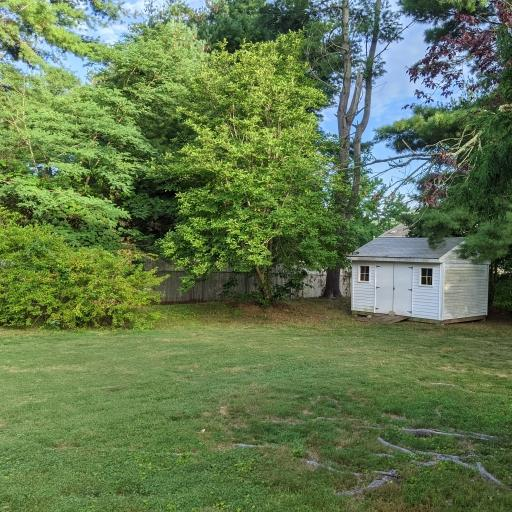
#> input picture Project1/outputs/A.jpg, 512 x 512 px
$ python main.py
#> lines starting #> are read from the running program, lines starting #| are printed output that depends on the picture; after the words box and inside, x2 and y2 are one past the last pixel; in counts of white or black regions, pixels touching at a corner belong together
# main.py
# project 1: Accept any input image
# explicit pixel operations: channel split, grayscale, histogram, binary threshold, edges, pyramid

import os, sys, math
from typing import Tuple, List
import numpy as np
from PIL import Image
import matplotlib.pyplot as plt

# helpers
def ensure_dir(d: str):
    if not os.path.isdir(d):
        os.makedirs(d, exist_ok=True)

def load_rgb_512(path: str) -> np.ndarray:
    """Load image as RGB and force 512x512."""
    img = Image.open(path).convert("RGB")
    img = img.resize((512, 512))
    return np.array(img, dtype=np.uint8)

def save_and_show_gray(arr: np.ndarray, title: str, outpath: str):
    plt.figure()
    plt.imshow(arr, cmap="gray", vmin=0, vmax=255)
    plt.title(title)
    plt.axis("off")
    plt.tight_layout()
    plt.show()
    Image.fromarray(arr).save(outpath, format="JPEG")
    plt.close()

def save_and_show_rgb(arr: np.ndarray, title: str, outpath: str):
    plt.figure()
    plt.imshow(arr)
    plt.title(title)
    plt.axis("off")
    plt.tight_layout()
    plt.show()
    Image.fromarray(arr).save(outpath, format="JPEG")
    plt.close()


def histogram_256_by_scan(img_u8: np.ndarray) -> List[int]:
    h, w = img_u8.shape
    hist = [0]*256
    for m in range(h):
        for n in range(w):
            hist[int(img_u8[m, n])] += 1
    return hist

def show_hist(hist: List[int], title: str, outpath: str):
    plt.figure()
    plt.bar(range(256), hist)
    plt.title(title)
    plt.xlabel("Brightness (0..255)")
    plt.ylabel("Count")
    plt.tight_layout()
    plt.savefig(outpath.replace(".png", ".jpg"), format="jpeg")
    plt.show()
    plt.close()

# -- Required Parts --
def split_channels_gray(A_rgb: np.ndarray) -> Tuple[np.ndarray, np.ndarray, np.ndarray]:
    """Return R, G, B as 2D grayscale arrays (uint8)."""
    R = A_rgb[:, :, 0].astype(np.uint8)
    G = A_rgb[:, :, 1].astype(np.uint8)
    B = A_rgb[:, :, 2].astype(np.uint8)
    return R, G, B

def colorize_single_channel(R: np.ndarray, G: np.ndarray, B: np.ndarray) -> Tuple[np.ndarray, np.ndarray, np.ndarray]:
    """
    Create RGB images where only one channel is present (others zero).
    Returns (R_rgb, G_rgb, B_rgb) each as HxWx3 uint8.
    """
    h, w = R.shape
    zeros = np.zeros((h, w), dtype=np.uint8)

    R_rgb = np.stack([R, zeros, zeros], axis=2)
    G_rgb = np.stack([zeros, G, zeros], axis=2)
    B_rgb = np.stack([zeros, zeros, B], axis=2)
    return R_rgb, G_rgb, B_rgb

def grayscale_average(R: np.ndarray, G: np.ndarray, B: np.ndarray) -> np.ndarray:
    h, w = R.shape
    AG = np.zeros((h, w), dtype=np.uint8)
    for m in range(h):
        for n in range(w):
            AG[m, n] = (int(R[m, n]) + int(G[m, n]) + int(B[m, n])) // 3
    return AG

def threshold_binary(AG: np.ndarray, TB: int) -> np.ndarray:
    h, w = AG.shape
    AB = np.zeros((h, w), dtype=np.uint8)
    for m in range(h):
        for n in range(w):
            AB[m, n] = 0 if int(AG[m, n]) < TB else 255
    return AB

def simple_edges(AG: np.ndarray, TE: int) -> np.ndarray:
    h, w = AG.shape
    AE = np.zeros((h, w), dtype=np.uint8)
    for m in range(h):
        for n in range(w):
            gx = (int(AG[m, n+1]) - int(AG[m, n])) if n < w-1 else 0
            gy = (int(AG[m+1, n]) - int(AG[m, n])) if m < h-1 else 0
            gm = math.sqrt(gx*gx + gy*gy)
            AE[m, n] = 255 if gm > TE else 0
    return AE

def downsample_2x2_avg(gray: np.ndarray) -> np.ndarray:
    h, w = gray.shape
    new_h, new_w = h // 2, w // 2
    out = np.zeros((new_h, new_w), dtype=np.uint8)
    for m in range(new_h):
        for n in range(new_w):
            r0, c0 = 2*m, 2*n
            s = (int(gray[r0, c0]) +
                 int(gray[r0, c0+1]) +
                 int(gray[r0+1, c0]) +
                 int(gray[r0+1, c0+1]))
            out[m, n] = s // 4
    return out

# -- Main --
def main():
    outputs = "outputs"
    ensure_dir(outputs)

    # Handle input
    if len(sys.argv) >= 2:
        img_path = sys.argv[1]
    else:
        img_path = input("Enter path to image file: ").strip()
#> the answer given: outputs/A.jpg
    if not os.path.isfile(img_path):
        print(f"File not found: {img_path}")
        return

    # Load and display
    A = load_rgb_512(img_path)
#> in load_rgb_512, img is the input picture: PIL image 512x512 RGB; mean R, G, B 98.5, 120.6, 78.8
    save_and_show_rgb(A, "Original Image (512x512)", os.path.join(outputs, "A.jpg"))

    #  Channel Split
    # 2D grayscale planes for math/ops:
    R, G, B = split_channels_gray(A)

    # Colorized views (only that channel lit):
    R_rgb, G_rgb, B_rgb = colorize_single_channel(R, G, B)
#> in colorize_single_channel, `R_rgb = np.stack([R, zeros, zeros], axis=2)`:
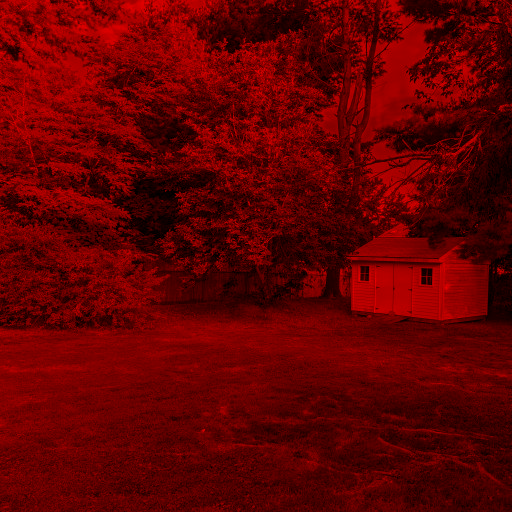
#> R_rgb: shape (512, 512, 3); mean of channels 0, 1, 2 98.5, 0, 0; drawn as R, G, B
#> in colorize_single_channel, `G_rgb = np.stack([zeros, G, zeros], axis=2)`:
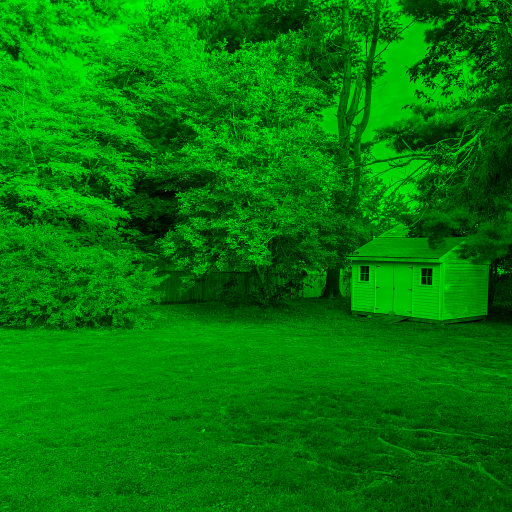
#> G_rgb: shape (512, 512, 3); mean of channels 0, 1, 2 0, 120.6, 0; drawn as R, G, B
#> in colorize_single_channel, `B_rgb = np.stack([zeros, zeros, B], axis=2)`:
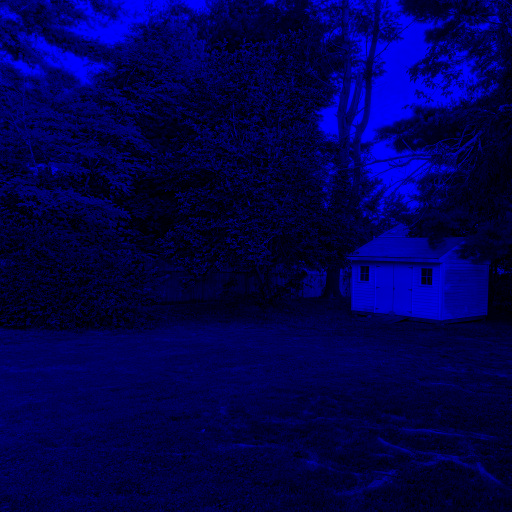
#> B_rgb: shape (512, 512, 3); mean of channels 0, 1, 2 0, 0, 78.8; drawn as R, G, B
    save_and_show_rgb(R_rgb, "Red Channel (colorized)",   os.path.join(outputs, "RC_color.jpg"))
    save_and_show_rgb(G_rgb, "Green Channel (colorized)", os.path.join(outputs, "GC_color.jpg"))
    save_and_show_rgb(B_rgb, "Blue Channel (colorized)",  os.path.join(outputs, "BC_color.jpg"))


    #  Grayscale (average)
    AG = grayscale_average(R, G, B)
#> after the loop in grayscale_average, `for m in range(h):`:
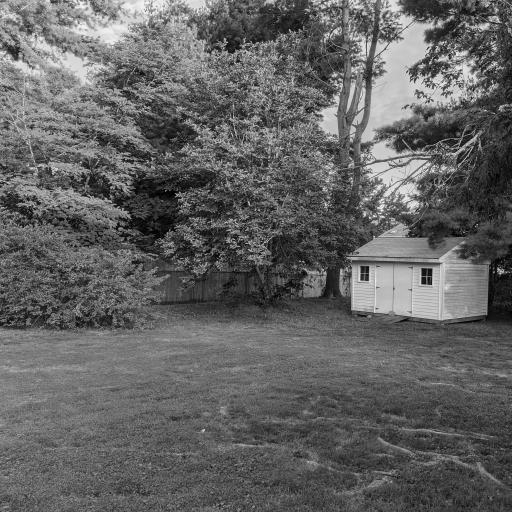
#> AG: shape (512, 512); min 0, max 248, mean 99
    save_and_show_gray(AG, "Grayscale AG", os.path.join(outputs, "AG.jpg"))

    #  Histograms
    for arr, name in [(R,"R"),(G,"G"),(B,"B"),(AG,"AG")]:
        hist = histogram_256_by_scan(arr)
        show_hist(hist, f"Histogram of {name}", os.path.join(outputs, f"hist_{name}.png"))
#> this loop made 4 passes
#> name on passes 1 to 4: 'R', 'G', 'B', 'AG'
#> pass 1, in show_hist, `plt.savefig(outpath.replace(".png", ".jpg"), format="jpeg")`:
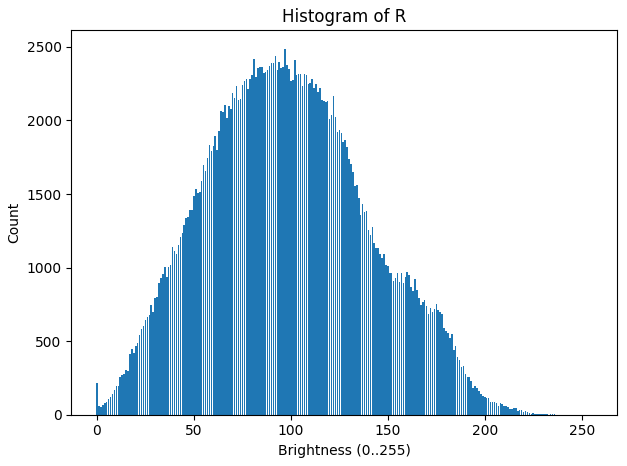
#> figure drawn by matplotlib, 1 panel; tallest bar 2488 high, from x = 96.6 to 97.4

    #  Binarization
    try:
        TB = int(input("Enter TB (default 100): ").strip())
#> the answer given: 3
    except:
        TB = 100
    AB = threshold_binary(AG, TB)
#> after the loop in threshold_binary, `for m in range(h):`:
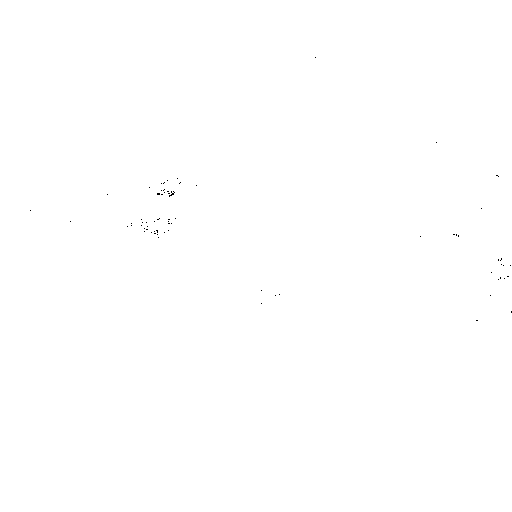
#> AB: shape (512, 512); 100% white; black in thin lines or dots, all inside (x1, y1, x2, y2) = (30, 57, 512, 321)
    save_and_show_gray(AB, f"Binary AB (TB={TB})", os.path.join(outputs, f"AB_TB{TB}.jpg"))

    #  Edges
    try:
        TE = int(input("Enter TE (default 15): ").strip())
#> the answer given: 3
    except:
        TE = 15
    AE = simple_edges(AG, TE)
#> after the loop in simple_edges, `for m in range(h):`: AE: shape (512, 512); 96.1% white; black in thin lines or dots
    save_and_show_gray(AE, f"Edges AE (TE={TE})", os.path.join(outputs, f"AE_TE{TE}.jpg"))

    #  Pyramid
    AG2 = downsample_2x2_avg(AG); save_and_show_gray(AG2, "AG2 (1/2 size)",  os.path.join(outputs, "AG2.jpg"))
    AG4 = downsample_2x2_avg(AG2); save_and_show_gray(AG4, "AG4 (1/4 size)", os.path.join(outputs, "AG4.jpg"))
    AG8 = downsample_2x2_avg(AG4); save_and_show_gray(AG8, "AG8 (1/8 size)", os.path.join(outputs, "AG8.jpg"))
#> after the loop in downsample_2x2_avg (call 3), `for m in range(new_h):`:
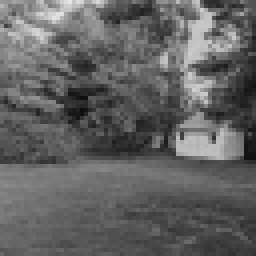
#> out: shape (64, 64) (shown 4 times larger); min 12, max 231, mean 97.8

    print("\nAll outputs saved in:", os.path.abspath(outputs))
#| All outputs saved in: Project1/outputs

if __name__ == "__main__":
    main()
